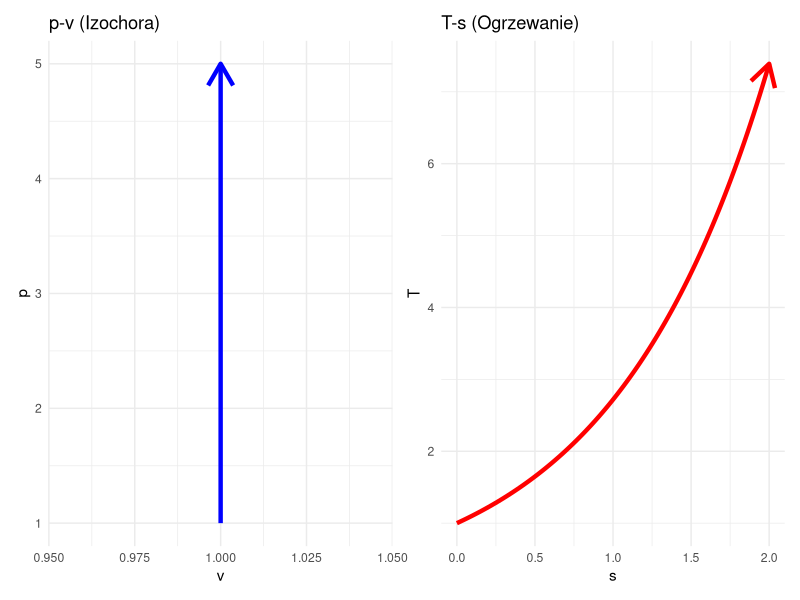
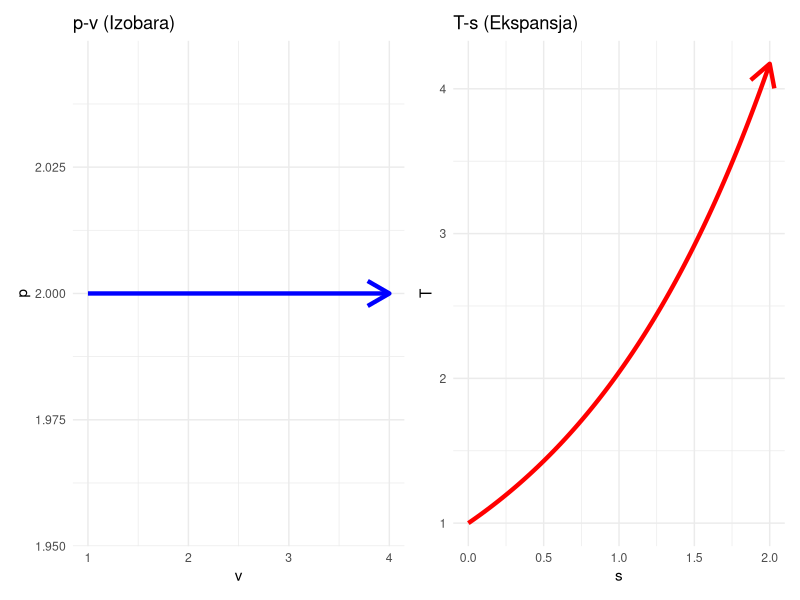
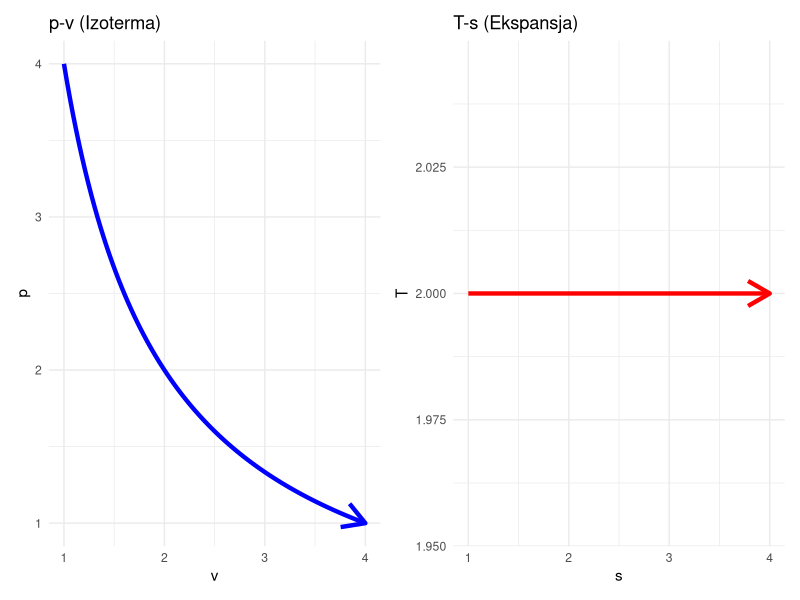

These figures' R source, in order:
## ---- chunk 1
#| label: isochor
#| echo: false
#| fig-width: 10
#| fig-height: 4

library(ggplot2)
library(patchwork)

# p-v (Vertical line)
pv_plot <- ggplot() +
  geom_segment(aes(x=1, y=1, xend=1, yend=5), arrow=arrow(), size=1.5, color="blue") +
  labs(title="p-v (Izochora)", x="v", y="p") +
  theme_minimal()

# T-s (Exponential curve slope)
# ds = Cv dT/T -> s - s0 = Cv ln(T/T0) -> T = T0 exp(ds/Cv)
s <- seq(0, 2, length.out=100)
T_val <- exp(s) 
ts_plot <- ggplot() +
  geom_line(aes(x=s, y=T_val), size=1.5, color="red", arrow=arrow()) +
  labs(title="T-s (Ogrzewanie)", x="s", y="T") +
  theme_minimal()

pv_plot + ts_plot
## ---- chunk 2
#| label: isobar
#| echo: false
#| fig-width: 10
#| fig-height: 4

# p-v (Horizontal line)
pv_plot <- ggplot() +
  geom_segment(aes(x=1, y=2, xend=4, yend=2), arrow=arrow(), size=1.5, color="blue") +
  labs(title="p-v (Izobara)", x="v", y="p") +
  theme_minimal()

# T-s (Slopier curve than isochor)
# ds = Cp dT/T. Since Cp > Cv, slope dT/ds = T/Cp is smaller!
s <- seq(0, 2, length.out=100)
T_val <- exp(s/1.4) 
ts_plot <- ggplot() +
  geom_line(aes(x=s, y=T_val), size=1.5, color="red", arrow=arrow()) +
  labs(title="T-s (Ekspansja)", x="s", y="T") +
  theme_minimal()

pv_plot + ts_plot
## ---- chunk 3
#| label: isotherm
#| echo: false
#| fig-width: 10
#| fig-height: 4

# p-v (Hyperbola)
v <- seq(1, 4, length.out=100)
p <- 4/v
pv_plot <- ggplot() +
  geom_line(aes(x=v, y=p), size=1.5, color="blue", arrow=arrow()) +
  labs(title="p-v (Izoterma)", x="v", y="p") +
  theme_minimal()

# T-s (Horizontal line)
ts_plot <- ggplot() +
  geom_segment(aes(x=1, y=2, xend=4, yend=2), arrow=arrow(), size=1.5, color="red") +
  labs(title="T-s (Ekspansja)", x="s", y="T") +
  theme_minimal()

pv_plot + ts_plot
